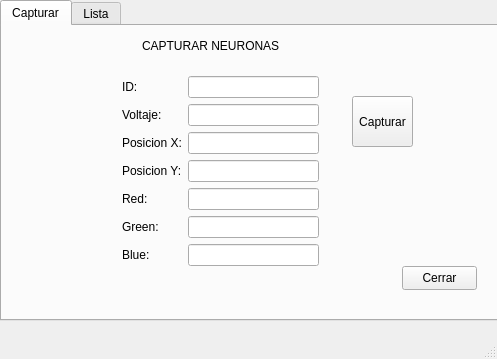
<?xml version="1.0" encoding="UTF-8"?>
<ui version="4.0">
 <class>MainWindow</class>
 <widget class="QMainWindow" name="MainWindow">
  <property name="geometry">
   <rect>
    <x>0</x>
    <y>0</y>
    <width>497</width>
    <height>359</height>
   </rect>
  </property>
  <property name="windowTitle">
   <string>MainWindow</string>
  </property>
  <property name="styleSheet">
   <string notr="true">font: 600 italic 20pt &quot;Segoe UI&quot;;
font: 18pt &quot;Segoe UI&quot;;
font: 16pt &quot;Segoe UI&quot;;</string>
  </property>
  <widget class="QWidget" name="centralwidget">
   <widget class="QTabWidget" name="tabWidget">
    <property name="geometry">
     <rect>
      <x>0</x>
      <y>0</y>
      <width>501</width>
      <height>321</height>
     </rect>
    </property>
    <property name="styleSheet">
     <string notr="true">font: 9pt &quot;Segoe UI&quot;;</string>
    </property>
    <property name="currentIndex">
     <number>0</number>
    </property>
    <widget class="QWidget" name="tab">
     <attribute name="title">
      <string>Capturar</string>
     </attribute>
     <widget class="QLabel" name="label">
      <property name="geometry">
       <rect>
        <x>140</x>
        <y>10</y>
        <width>221</width>
        <height>20</height>
       </rect>
      </property>
      <property name="styleSheet">
       <string notr="true">font: 14pt &quot;Segoe UI&quot;;</string>
      </property>
      <property name="text">
       <string>CAPTURAR NEURONAS</string>
      </property>
     </widget>
     <widget class="QPushButton" name="pushButton_2">
      <property name="geometry">
       <rect>
        <x>400</x>
        <y>240</y>
        <width>75</width>
        <height>24</height>
       </rect>
      </property>
      <property name="styleSheet">
       <string notr="true">font: 9pt &quot;Segoe UI&quot;;</string>
      </property>
      <property name="text">
       <string>Cerrar</string>
      </property>
     </widget>
     <widget class="QPushButton" name="btnCapturar">
      <property name="geometry">
       <rect>
        <x>350</x>
        <y>70</y>
        <width>61</width>
        <height>51</height>
       </rect>
      </property>
      <property name="styleSheet">
       <string notr="true">font: 9pt &quot;Segoe UI&quot;;</string>
      </property>
      <property name="text">
       <string>Capturar</string>
      </property>
     </widget>
     <widget class="QWidget" name="formLayoutWidget">
      <property name="geometry">
       <rect>
        <x>120</x>
        <y>50</y>
        <width>197</width>
        <height>211</height>
       </rect>
      </property>
      <layout class="QFormLayout" name="formLayout">
       <item row="0" column="0">
        <widget class="QLabel" name="label_2">
         <property name="styleSheet">
          <string notr="true">font: 9pt &quot;Segoe UI&quot;;</string>
         </property>
         <property name="text">
          <string>ID:</string>
         </property>
        </widget>
       </item>
       <item row="0" column="1">
        <widget class="QLineEdit" name="txtID">
         <property name="styleSheet">
          <string notr="true">font: 9pt &quot;Segoe UI&quot;;</string>
         </property>
        </widget>
       </item>
       <item row="1" column="0">
        <widget class="QLabel" name="label_4">
         <property name="styleSheet">
          <string notr="true">font: 9pt &quot;Segoe UI&quot;;</string>
         </property>
         <property name="text">
          <string>Voltaje:</string>
         </property>
        </widget>
       </item>
       <item row="1" column="1">
        <widget class="QLineEdit" name="txtVoltaje">
         <property name="styleSheet">
          <string notr="true">font: 9pt &quot;Segoe UI&quot;;</string>
         </property>
        </widget>
       </item>
       <item row="2" column="0">
        <widget class="QLabel" name="label_5">
         <property name="styleSheet">
          <string notr="true">font: 9pt &quot;Segoe UI&quot;;</string>
         </property>
         <property name="text">
          <string>Posicion X:</string>
         </property>
        </widget>
       </item>
       <item row="2" column="1">
        <widget class="QLineEdit" name="txtPx">
         <property name="styleSheet">
          <string notr="true">font: 9pt &quot;Segoe UI&quot;;</string>
         </property>
        </widget>
       </item>
       <item row="3" column="0">
        <widget class="QLabel" name="label_3">
         <property name="styleSheet">
          <string notr="true">font: 9pt &quot;Segoe UI&quot;;</string>
         </property>
         <property name="text">
          <string>Posicion Y:</string>
         </property>
        </widget>
       </item>
       <item row="3" column="1">
        <widget class="QLineEdit" name="txtPy">
         <property name="styleSheet">
          <string notr="true">font: 9pt &quot;Segoe UI&quot;;</string>
         </property>
        </widget>
       </item>
       <item row="4" column="0">
        <widget class="QLabel" name="label_7">
         <property name="styleSheet">
          <string notr="true">font: 9pt &quot;Segoe UI&quot;;</string>
         </property>
         <property name="text">
          <string>Red:</string>
         </property>
        </widget>
       </item>
       <item row="4" column="1">
        <widget class="QLineEdit" name="txtRed">
         <property name="styleSheet">
          <string notr="true">font: 9pt &quot;Segoe UI&quot;;</string>
         </property>
        </widget>
       </item>
       <item row="5" column="0">
        <widget class="QLabel" name="label_8">
         <property name="styleSheet">
          <string notr="true">font: 9pt &quot;Segoe UI&quot;;</string>
         </property>
         <property name="text">
          <string>Green:</string>
         </property>
        </widget>
       </item>
       <item row="5" column="1">
        <widget class="QLineEdit" name="txtGreen">
         <property name="styleSheet">
          <string notr="true">font: 9pt &quot;Segoe UI&quot;;</string>
         </property>
        </widget>
       </item>
       <item row="6" column="0">
        <widget class="QLabel" name="label_6">
         <property name="styleSheet">
          <string notr="true">font: 9pt &quot;Segoe UI&quot;;</string>
         </property>
         <property name="text">
          <string>Blue:</string>
         </property>
        </widget>
       </item>
       <item row="6" column="1">
        <widget class="QLineEdit" name="txtBlue">
         <property name="styleSheet">
          <string notr="true">font: 9pt &quot;Segoe UI&quot;;</string>
         </property>
        </widget>
       </item>
      </layout>
     </widget>
    </widget>
    <widget class="QWidget" name="tab_2">
     <attribute name="title">
      <string>Lista</string>
     </attribute>
     <layout class="QGridLayout" name="gridLayout">
      <item row="0" column="0">
       <widget class="QListWidget" name="listWidget"/>
      </item>
     </layout>
    </widget>
   </widget>
  </widget>
  <widget class="QMenuBar" name="menubar">
   <property name="geometry">
    <rect>
     <x>0</x>
     <y>0</y>
     <width>497</width>
     <height>34</height>
    </rect>
   </property>
  </widget>
  <widget class="QStatusBar" name="statusbar"/>
 </widget>
 <resources/>
 <connections/>
</ui>
